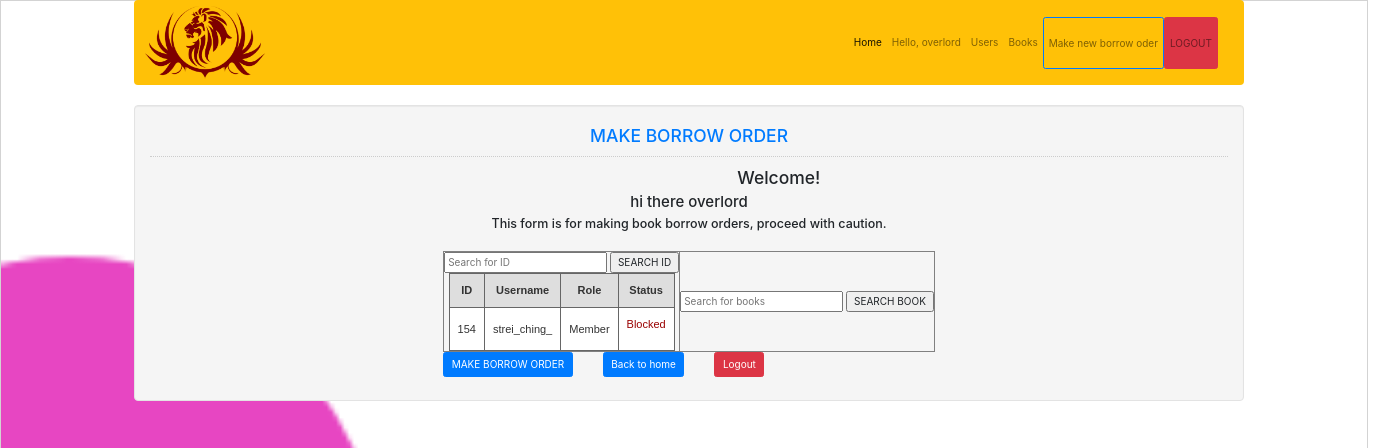
The app's page /view/borrow/borrowForm.php?user-id=154 (signed in) with its own data.
### tables this page shows
CREATE TABLE `member` (
  `mem_id` int(11) NOT NULL,
  `role` int(11) NOT NULL,
  `status` int(11) NOT NULL DEFAULT 0,
  `firstname` varchar(50) NOT NULL,
  `lastname` varchar(50) NOT NULL,
  `username` varchar(30) NOT NULL,
  `password` varchar(12) NOT NULL,
  `email` varchar(255) NOT NULL,
  `address` varchar(255) NOT NULL,
  `phone` varchar(255) NOT NULL,
  `ticket_history` varchar(255) DEFAULT NULL
);

### view/borrow/borrowForm.php (the view, shortened to what this page needs)
<!DOCTYPE html>
<?php
require '../../model/connection/conn.php';
if ($_SESSION['user']['role'] == 1): {
$sql = "SELECT * FROM `books` ";
$query = $conn->prepare($sql);
$query->execute();
$results = $query->fetchAll(PDO::FETCH_ASSOC);
?>
<html lang="en">
<head>
    <link rel="stylesheet" type="text/css" href="../../css/bootstrap.css"/>
    <link href="../../css/style.css" rel="stylesheet">
    <link href="//maxcdn.bootstrapcdn.com/bootstrap/4.1.1/css/bootstrap.min.css" rel="stylesheet" id="bootstrap-css">
</head>
<body>
<?php include "../nav.php"; ?>
<div class="container" style="text-align: center">
    <div class="col-md-12 well" style="display: inline-block">
        <h3 class="text-primary">MAKE BORROW ORDER</h3>
        <hr style="border-top:1px dotted #ccc;"/>
        <div class="col-md-2"></div>
        <div>
            <h3>Welcome!</h3>
            <?php
            $id = $_SESSION['user']['mem_id'];
            $sql2 = $conn->prepare("SELECT * FROM `member` WHERE `mem_id`='$id'");
            $sql2->execute();
            $fetch = $sql2->fetch();
            ?>
            <div style="width: auto;
        margin-left: auto;
        margin-right: auto;">
                <h4><?php echo 'hi there ' . $fetch['firstname'] . " " . $fetch['lastname'] ?></h4></div>
            <h5>This form is for making book borrow orders, proceed with caution.</h5>
            <br/>
            <div style="display: inline-block;">
                <form method="post">
                    <table border="1px"
                    <tr>
                        <td>
                            <input type="number" name="user-id" placeholder="Search for ID"
                                   value="<?php echo (isset($_POST['user-id'])) ? $_POST['user-id'] : '' ?>">
                            <input type="submit" name="search" value="SEARCH ID">
                            <?php if (!empty($_REQUEST['user-id'])): {
                                $keyword = $_REQUEST['user-id'];
                                $sql = "SELECT * FROM `member` WHERE `mem_id` LIKE '%$keyword%' ";
                                $query = $conn->prepare($sql);
                                $query->execute();
                                $results = $query->fetchAll(PDO::FETCH_ASSOC);
                            } ?>
                                <table class="gridtable" border="1px">
                                <tr>
                                    <th>ID</th>
                                    <th>Username</th>
                                    <th>Role</th>
                                    <th>Status</th>
                                </tr>
                                <?php foreach ($results as $key => $item): ?>
                                    <tr>
                                        <td><?php echo $item['mem_id'] ?></td>
                                        <td><?php echo $item['username'] ?></td>
                                        <td><?php if ($item['role'] == 1) {
                                                echo 'Admin';
                                            } else {
                                                echo 'Member';
                                            } ?>
                                        <td><?php if ($item['status'] == 0): ?>
                                                <p style="color: #1c7430">Active</p>
                                            <?php elseif ($item['status'] == 1): ?>
                                                <p style="color: #9A0000">Blocked</p>
                                            <?php endif; ?>
                                        </td>
                                    </tr>
                                <?php endforeach; ?>
                                </tr></table><?php endif; ?>
                        </td>
                        <td>
                            <input type="text" name="keyword" placeholder="Search for books"
                                   value="<?php echo (isset($_POST['keyword'])) ? $_POST['keyword'] : '' ?>">
                            <input type="submit" name="search" value="SEARCH BOOK">
                        </td>
                </form>
            </div>
            <table>
                <tr>
                    <td>
                        <a class="btn btn-primary mr-5"
                           href="../../model/borrow/borrow.php?user-id=<?php echo $_POST['user-id'] ?>&borrow-this=<?php echo $_POST['borrow-this'] ?>">MAKE
                            BORROW ORDER</a>
                    </td>
                    <td><a class="btn btn-primary mr-5" href="../home.php">Back to home</a></td>
                    <td><a class="btn btn-danger mr-5" href="../../model/user/logout.php">Logout</a></td>
                </tr>
            </table>
        </div>
    </div>
</div>
</body>
</html><?php } endif; ?>

### view/borrow/borrowForm.php (style rules this page uses)
table.gridtable { width: auto; margin-left: auto; margin-right: auto; font-family: verdana, arial, sans-serif; font-size: 11px; color: #333333; border-width: 1px; border-color: #666666; border-collapse: collapse; }
table.gridtable th { width: 1px; white-space: nowrap; margin-left: auto; margin-right: auto; border-width: 1px; padding: 8px; border-style: solid; border-color: #666666; background-color: #dedede; }
table.gridtable td { width: 1px; white-space: nowrap; margin-left: auto; margin-right: auto; border-width: 1px; padding: 8px; border-style: solid; border-color: #666666; background-color: #ffffff; }

### records on screen
member: firstname "overlord"
member: mem_id "154", username "strei_ching_", role "Member", status "Blocked"

### other values on screen
$_SESSION['user']['firstname'] "overlord"
